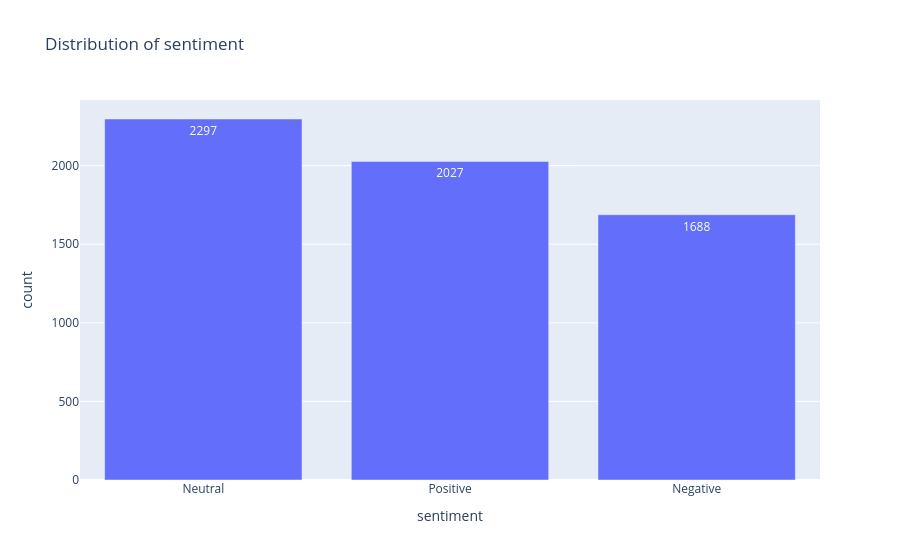

Write notebook code for a chart like this one.
### Code cell
eda.target_distribution("sentiment")

### Figure 1 — Plotly figure (JSON) as saved in the notebook; plotly's stock layout.template omitted (floating-point values rounded to 4 significant figures)
{"data": [{"alignmentgroup": "True", "hovertemplate": "sentiment=%{x}<br>count=%{text}<extra></extra>", "legendgroup": "", "marker": {"color": "#636efa"}, "name": "", "offsetgroup": "", "orientation": "v", "showlegend": false, "text": [2297, 2027, 1688], "textposition": "auto", "type": "bar", "x": ["Neutral", "Positive", "Negative"], "xaxis": "x", "y": [2297, 2027, 1688], "yaxis": "y"}], "layout": {"barmode": "relative", "legend": {"tracegroupgap": 0}, "title": {"text": "Distribution of sentiment"}, "xaxis": {"anchor": "y", "domain": [0, 1], "title": {"text": "sentiment"}}, "yaxis": {"anchor": "x", "domain": [0, 1], "title": {"text": "count"}}}}
